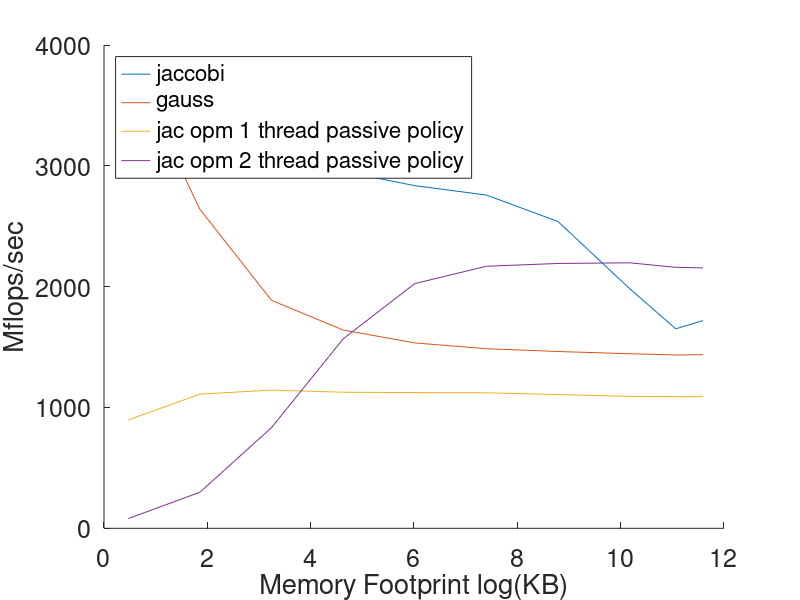

Write MATLAB code to recreate this figure. (Note: this script raises an error after producing the figure.)
%% Plot 1: Permutations 
clear
close all
%x-axis (in kilobytes)
memoryFP = log([1.600000 6.400000 25.600000 102.400000 409.600000 1638.400000 6553.600000 26214.400000 64000.000000 108160.000000]);

%y-axis variables (in MFLOPS/s)



jacMFLOPS = [3735.262282 3259.987635 3039.079669 2953.680994 2836.005167 2758.214691 2539.027343 1983.362903 1651.073868 1719.338242];

gaussMFLOPS = [3888.043505 2640.190663 1886.628210 1641.067016 1534.335785 1486.305320 1463.261890 1444.946924 1434.286246 1437.160387];

jacomp1pMFLOPS = [896.687007  1110.588934 1143.779299 1126.134151 1123.330813 1121.606962 1106.877329 1091.728264 1089.993151 1089.467167];

jacomp2pMFLOPS = [80.508593 298.314360  833.613323  1567.998125 2025.394627 2168.813336 2191.957214 2197.379137 2160.075642 2154.990276];

jacomp1aMFLOPS = [903.749879  1110.314585 1142.240933 1126.860061 1124.288293 1120.794403 1106.567067 1091.476030 1088.252974 1087.259811];

jacomp2aMFLOPS = [167.154829  529.964480  1244.893599 1909.577943 2131.229343 2201.143833 2198.442547 2198.958710 2161.833518 2153.958826];

jacomp4aMFLOPS = [155.109459  556.864139  1624.790719 3134.164591 4025.523904 4314.433234 4354.302586 4365.806475 4290.047027 4285.969039];

jacomp8aMFLOPS = [132.096385  495.684194  1701.713831 4326.166032 7176.174030 8231.893618 8537.861399 8638.686232 8245.673375 8101.747311];

jacomp12aMFLOPS = [129.340561  505.245663  1559.918916 4932.983611 9392.862431 11816.16716 12539.37651 12831.06318 10143.58851 9008.478030];

jacomp16aMFLOPS = [122.218091  470.367710  1494.095785 4848.464474 10786.93025 14897.24316 16414.13487 16901.17646 10860.99567 10172.031286];

jacomp16aompifMFLOPS = [906.783309  1111.085100 1146.485139 4875.434789 10644.51101 14888.81606 16301.99209 16907.38364 10025.42441 10218.224859];

jacomp16acifMFLOPS = [3709.700390 3261.017826 3036.543347 4806.575329 10962.53896 14787.24924 16440.36655 16915.30610 10164.19994 9955.684405];

%Plotting
figure('Position', [100, 0, 1000,1000]);
set(gca,'fontsize',18);
set(gcf, 'Color', 'w');
  hold on;

plot(memoryFP, jacMFLOPS, memoryFP, gaussMFLOPS, memoryFP, jacomp1pMFLOPS, memoryFP, jacomp2pMFLOPS);
legend('jaccobi', 'gauss', 'jac opm 1 thread passive policy', 'jac opm 2 thread passive policy', 'Location', 'NorthWest')
xlabel('Memory Footprint log(KB)')
ylabel('Mflops/sec')
vline(log(35), 'k', 'L1')
vline(log(256), 'k', 'L2')
vline(log(30700), 'k', 'L3')
saveas(gcf, 'performance1.png');  

figure('Position', [100, 0, 1000,1000]);
set(gca,'fontsize',18);
set(gcf, 'Color', 'w');
  hold on;

plot(memoryFP, jacMFLOPS, memoryFP, gaussMFLOPS, memoryFP, jacomp1aMFLOPS, memoryFP, jacomp2aMFLOPS, memoryFP, jacomp4aMFLOPS, memoryFP, jacomp8aMFLOPS, memoryFP, jacomp12aMFLOPS, memoryFP, jacomp16aMFLOPS);
legend('jaccobi', 'gauss', 'jac opm 1 thread active policy', 'jac opm 2 thread active policy', 'jac opm 4 thread active policy', 'jac opm 8 thread active policy', 'jac opm 12 thread active policy', 'jac opm 16 thread active policy', 'Location', 'NorthWest')
xlabel('Memory Footprint log(KB)')
ylabel('Mflops/sec')
vline(log(35), 'k', 'L1')
vline(log(256), 'k', 'L2')
vline(log(30700), 'k', 'L3')
saveas(gcf, 'performance2.png');


figure('Position', [100, 0, 1000,1000]);
set(gca,'fontsize',18);
set(gcf, 'Color', 'w');
  hold on;

plot(memoryFP, jacMFLOPS, memoryFP, gaussMFLOPS, memoryFP, jacomp16aompifMFLOPS, memoryFP, jacomp16acifMFLOPS);
legend('jaccobi', 'gauss', 'jac opm 16 thread active policy omp condition', 'jac opm 16 thread active policy c condition', 'Location', 'NorthWest')
xlabel('Memory Footprint log(KB)')
ylabel('Mflops/sec')
vline(log(35), 'k', 'L1')
vline(log(256), 'k', 'L2')
vline(log(30700), 'k', 'L3')
saveas(gcf, 'performance3.png'); 

%% Plot 2: BLK : Performance for best permutation (mkn) when changing Block Size

%x-axis: block size
blockSize = [10 20 35 50 90 100 110 115 120 300 550 600 700 800 900 1000 1100 1200 1300 1400 1500 2000];
blkMFLOPS = [1736.375 1721.432 1593.550 1720.877 2234.976 2293.927 2320.875 2329.321 2315.167 2282.475  2397.009 2448.727 2470.655 2450.602 2564.082 2692.199 2731.257 2145.386 2243.436 2156.953 2009.851 1999.055];

%Plotting
figure('Position', [100, 0, 1000,1000]);
set(gca,'fontsize',14);
set(gcf, 'Color', 'w');
  hold off;

plot(blockSize, blkMFLOPS);
vline(  35, 'k', 'L1')
vline( 115, 'k', 'L2')
vline(1100, 'k', 'L3')
xlabel('Block Size (# of elements)')
ylabel('Mflops/sec')
saveas(gcf, 'blockSizePlot.png');  


%% Plot 3: BLK : 

memoryFP2 = log2([2.344 14.648 58.594 131.836 234.375 1464.844 5859.375 13183.594 23437.500 93750.000]);

%b10  = []; 
b35  = [1187.995 1787.822 1585.796 1492.042 1595.711 1506.629 1614.711 1579.804 1602.808 1658.971];
b100 = [1387.556 1736.331 1799.174 2185.479 2308.248 2156.930 2239.147 2281.437 2311.155 2294.255];
b550 = [1246.331 1890.386 1840.000 1934.367 1805.673 2122.493 2288.677 1956.010 1918.450 2649.848];
b700 = [1300.929 1876.420 1665.948 1991.171 1864.329 2131.478 2262.787 2193.315 2052.646 2691.293]; 

%Plotting
figure('Position', [100, 0, 1000,1000]);
set(gca,'fontsize',14);
set(gcf, 'Color', 'w');
  hold off;
  
plot(memoryFP2, b35, memoryFP2, b100, memoryFP2, b550, memoryFP2, b700, memoryFP, mknMFLOPS, memoryFP, libMFLOPS);
legend('b35', 'b100','b550', 'b700', 'mkn', 'lib', 'Location', 'NorthEast')

vline(log2(  35), 'k', 'L1')
vline(log2( 256), 'k', 'L2')
vline(log2(30700), 'k', 'L3')
xlabel('Memory Footprint (log2(kb))')
ylabel('Mflops/sec')
saveas(gcf, 'blockSizePlot2.png'); 
